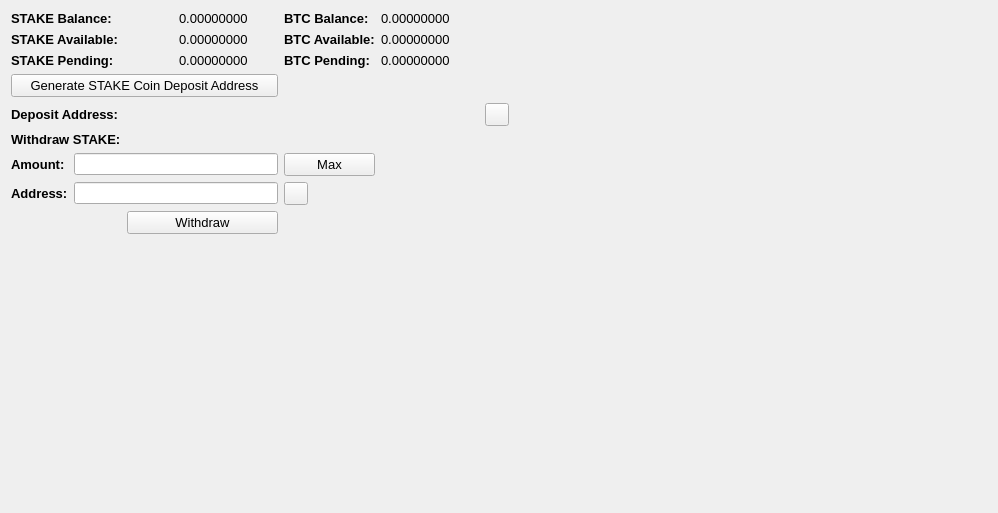
     <widget class="QWidget" name="BalanceTab">
      <attribute name="title">
       <string>Balance</string>
      </attribute>
      <layout class="QGridLayout" name="gridLayout_2">
       <item row="0" column="0" colspan="2">
        <widget class="QLabel" name="label_11">
         <property name="font">
          <font>
           <pointsize>10</pointsize>
           <weight>75</weight>
           <bold>true</bold>
          </font>
         </property>
         <property name="text">
          <string>STAKE Balance:</string>
         </property>
        </widget>
       </item>
       <item row="0" column="3">
        <widget class="QLabel" name="HMBalanceLabel">
         <property name="font">
          <font>
           <pointsize>10</pointsize>
          </font>
         </property>
         <property name="text">
          <string>0.00000000</string>
         </property>
         <property name="textInteractionFlags">
          <set>Qt::LinksAccessibleByMouse|Qt::TextSelectableByMouse</set>
         </property>
        </widget>
       </item>
       <item row="0" column="4">
        <widget class="QLabel" name="label_12">
         <property name="font">
          <font>
           <pointsize>10</pointsize>
           <weight>75</weight>
           <bold>true</bold>
          </font>
         </property>
         <property name="text">
          <string>BTC Balance:</string>
         </property>
        </widget>
       </item>
       <item row="0" column="5">
        <widget class="QLabel" name="BitcoinBalanceLabel">
         <property name="font">
          <font>
           <pointsize>10</pointsize>
          </font>
         </property>
         <property name="text">
          <string>0.00000000</string>
         </property>
         <property name="textInteractionFlags">
          <set>Qt::LinksAccessibleByMouse|Qt::TextSelectableByMouse</set>
         </property>
        </widget>
       </item>
       <item row="0" column="7" rowspan="10">
        <spacer name="horizontalSpacer_4">
         <property name="orientation">
          <enum>Qt::Horizontal</enum>
         </property>
         <property name="sizeHint" stdset="0">
          <size>
           <width>478</width>
           <height>488</height>
          </size>
         </property>
        </spacer>
       </item>
       <item row="1" column="0" colspan="2">
        <widget class="QLabel" name="label_13">
         <property name="font">
          <font>
           <pointsize>10</pointsize>
           <weight>75</weight>
           <bold>true</bold>
          </font>
         </property>
         <property name="text">
          <string>STAKE Available:</string>
         </property>
        </widget>
       </item>
       <item row="1" column="3">
        <widget class="QLabel" name="HMAvailableLabel_2">
         <property name="font">
          <font>
           <pointsize>10</pointsize>
          </font>
         </property>
         <property name="text">
          <string>0.00000000</string>
         </property>
         <property name="textInteractionFlags">
          <set>Qt::LinksAccessibleByMouse|Qt::TextSelectableByMouse</set>
         </property>
        </widget>
       </item>
       <item row="1" column="4">
        <widget class="QLabel" name="label_15">
         <property name="font">
          <font>
           <pointsize>10</pointsize>
           <weight>75</weight>
           <bold>true</bold>
          </font>
         </property>
         <property name="text">
          <string>BTC Available:</string>
         </property>
        </widget>
       </item>
       <item row="1" column="5">
        <widget class="QLabel" name="BitcoinAvailableLabel">
         <property name="font">
          <font>
           <pointsize>10</pointsize>
          </font>
         </property>
         <property name="text">
          <string>0.00000000</string>
         </property>
         <property name="textInteractionFlags">
          <set>Qt::LinksAccessibleByMouse|Qt::TextSelectableByMouse</set>
         </property>
        </widget>
       </item>
       <item row="2" column="0" colspan="2">
        <widget class="QLabel" name="label_14">
         <property name="font">
          <font>
           <pointsize>10</pointsize>
           <weight>75</weight>
           <bold>true</bold>
          </font>
         </property>
         <property name="text">
          <string>STAKE Pending:</string>
         </property>
        </widget>
       </item>
       <item row="2" column="3">
        <widget class="QLabel" name="HMPendingLabel">
         <property name="font">
          <font>
           <pointsize>10</pointsize>
          </font>
         </property>
         <property name="text">
          <string>0.00000000</string>
         </property>
         <property name="textInteractionFlags">
          <set>Qt::LinksAccessibleByMouse|Qt::TextSelectableByMouse</set>
         </property>
        </widget>
       </item>
       <item row="2" column="4">
        <widget class="QLabel" name="label_31">
         <property name="font">
          <font>
           <pointsize>10</pointsize>
           <weight>75</weight>
           <bold>true</bold>
          </font>
         </property>
         <property name="text">
          <string>BTC Pending:</string>
         </property>
        </widget>
       </item>
       <item row="2" column="5">
        <widget class="QLabel" name="BitcoinPendingLabel">
         <property name="font">
          <font>
           <pointsize>10</pointsize>
          </font>
         </property>
         <property name="text">
          <string>0.00000000</string>
         </property>
         <property name="textInteractionFlags">
          <set>Qt::LinksAccessibleByMouse|Qt::TextSelectableByMouse</set>
         </property>
        </widget>
       </item>
       <item row="3" column="0" colspan="4">
        <widget class="QPushButton" name="GenDepositBTN">
         <property name="font">
          <font>
           <pointsize>10</pointsize>
          </font>
         </property>
         <property name="text">
          <string>Generate STAKE Coin Deposit Address</string>
         </property>
        </widget>
       </item>
       <item row="4" column="0" colspan="3">
        <widget class="QLabel" name="label_33">
         <property name="font">
          <font>
           <pointsize>10</pointsize>
           <weight>75</weight>
           <bold>true</bold>
          </font>
         </property>
         <property name="text">
          <string>Deposit Address:</string>
         </property>
        </widget>
       </item>
       <item row="4" column="3" colspan="3">
        <widget class="QLabel" name="DepositAddressLabel">
         <property name="minimumSize">
          <size>
           <width>300</width>
           <height>0</height>
          </size>
         </property>
         <property name="palette">
          <palette>
           <active>
            <colorrole role="WindowText">
             <brush brushstyle="SolidPattern">
              <color alpha="255">
               <red>0</red>
               <green>0</green>
               <blue>0</blue>
              </color>
             </brush>
            </colorrole>
            <colorrole role="Text">
             <brush brushstyle="SolidPattern">
              <color alpha="255">
               <red>0</red>
               <green>0</green>
               <blue>255</blue>
              </color>
             </brush>
            </colorrole>
           </active>
           <inactive>
            <colorrole role="WindowText">
             <brush brushstyle="SolidPattern">
              <color alpha="255">
               <red>0</red>
               <green>0</green>
               <blue>0</blue>
              </color>
             </brush>
            </colorrole>
            <colorrole role="Text">
             <brush brushstyle="SolidPattern">
              <color alpha="255">
               <red>0</red>
               <green>0</green>
               <blue>255</blue>
              </color>
             </brush>
            </colorrole>
           </inactive>
           <disabled>
            <colorrole role="WindowText">
             <brush brushstyle="SolidPattern">
              <color alpha="255">
               <red>120</red>
               <green>120</green>
               <blue>120</blue>
              </color>
             </brush>
            </colorrole>
            <colorrole role="Text">
             <brush brushstyle="SolidPattern">
              <color alpha="255">
               <red>120</red>
               <green>120</green>
               <blue>120</blue>
              </color>
             </brush>
            </colorrole>
           </disabled>
          </palette>
         </property>
         <property name="font">
          <font>
           <pointsize>10</pointsize>
           <weight>75</weight>
           <bold>true</bold>
          </font>
         </property>
         <property name="text">
          <string/>
         </property>
         <property name="alignment">
          <set>Qt::AlignRight|Qt::AlignTrailing|Qt::AlignVCenter</set>
         </property>
         <property name="textInteractionFlags">
          <set>Qt::LinksAccessibleByMouse|Qt::TextSelectableByKeyboard|Qt::TextSelectableByMouse</set>
         </property>
        </widget>
       </item>
       <item row="4" column="6">
        <widget class="QToolButton" name="DepositCopyButton">
         <property name="toolTip">
          <string>Copy to clipboard</string>
         </property>
         <property name="text">
          <string/>
         </property>
         <property name="icon">
          <iconset resource="../bitcoin.qrc">
           <normaloff>:/icons/editcopy</normaloff>:/icons/editcopy</iconset>
         </property>
         <property name="shortcut">
          <string>Alt+P</string>
         </property>
        </widget>
       </item>
       <item row="5" column="0" colspan="2">
        <widget class="QLabel" name="label_34">
         <property name="font">
          <font>
           <pointsize>10</pointsize>
           <weight>75</weight>
           <bold>true</bold>
          </font>
         </property>
         <property name="text">
          <string>Withdraw STAKE:</string>
         </property>
        </widget>
       </item>
       <item row="6" column="0">
        <widget class="QLabel" name="label_26">
         <property name="font">
          <font>
           <pointsize>10</pointsize>
           <weight>75</weight>
           <bold>true</bold>
          </font>
         </property>
         <property name="text">
          <string>Amount:</string>
         </property>
        </widget>
       </item>
       <item row="6" column="1" colspan="3">
        <widget class="QLineEdit" name="WithdrawUnitsInput">
         <property name="font">
          <font>
           <pointsize>9</pointsize>
           <weight>75</weight>
           <bold>true</bold>
          </font>
         </property>
         <property name="text">
          <string/>
         </property>
        </widget>
       </item>
       <item row="6" column="4">
        <widget class="QPushButton" name="Withdraw_Max_Amount">
         <property name="font">
          <font>
           <pointsize>10</pointsize>
          </font>
         </property>
         <property name="text">
          <string>Max</string>
         </property>
        </widget>
       </item>
       <item row="7" column="0">
        <widget class="QLabel" name="label_10">
         <property name="font">
          <font>
           <pointsize>10</pointsize>
           <weight>75</weight>
           <bold>true</bold>
          </font>
         </property>
         <property name="text">
          <string>Address:</string>
         </property>
        </widget>
       </item>
       <item row="7" column="1" colspan="3">
        <widget class="QLineEdit" name="WithdrawAddress">
         <property name="font">
          <font>
           <pointsize>9</pointsize>
           <weight>75</weight>
           <bold>true</bold>
          </font>
         </property>
        </widget>
       </item>
       <item row="7" column="4">
        <widget class="QToolButton" name="WithdrawPasteButton">
         <property name="toolTip">
          <string>Paste from clipboard</string>
         </property>
         <property name="text">
          <string/>
         </property>
         <property name="icon">
          <iconset resource="../bitcoin.qrc">
           <normaloff>:/icons/editpaste</normaloff>:/icons/editpaste</iconset>
         </property>
         <property name="shortcut">
          <string>Alt+P</string>
         </property>
        </widget>
       </item>
       <item row="8" column="2" colspan="2">
        <widget class="QPushButton" name="WithdrawUnitsBtn">
         <property name="font">
          <font>
           <pointsize>10</pointsize>
          </font>
         </property>
         <property name="text">
          <string>Withdraw</string>
         </property>
        </widget>
       </item>
       <item row="9" column="0" colspan="6">
        <spacer name="verticalSpacer">
         <property name="orientation">
          <enum>Qt::Vertical</enum>
         </property>
         <property name="sizeHint" stdset="0">
          <size>
           <width>428</width>
           <height>262</height>
          </size>
         </property>
        </spacer>
       </item>
      </layout>
      <zorder>label_31</zorder>
      <zorder>label_15</zorder>
      <zorder>label_12</zorder>
      <zorder>label_14</zorder>
      <zorder>label_13</zorder>
      <zorder>label_11</zorder>
      <zorder>BitcoinBalanceLabel</zorder>
      <zorder>HMBalanceLabel</zorder>
      <zorder>HMAvailableLabel_2</zorder>
      <zorder>HMPendingLabel</zorder>
      <zorder>BitcoinAvailableLabel</zorder>
      <zorder>BitcoinPendingLabel</zorder>
      <zorder>label_33</zorder>
      <zorder>GenDepositBTN</zorder>
      <zorder>DepositAddressLabel</zorder>
      <zorder>Withdraw_Max_Amount</zorder>
      <zorder>label_34</zorder>
      <zorder>WithdrawUnitsInput</zorder>
      <zorder>label_10</zorder>
      <zorder>label_26</zorder>
      <zorder>WithdrawAddress</zorder>
      <zorder>WithdrawUnitsBtn</zorder>
      <zorder>horizontalSpacer_4</zorder>
      <zorder>verticalSpacer</zorder>
      <zorder>WithdrawPasteButton</zorder>
      <zorder>DepositCopyButton</zorder>
     </widget>
